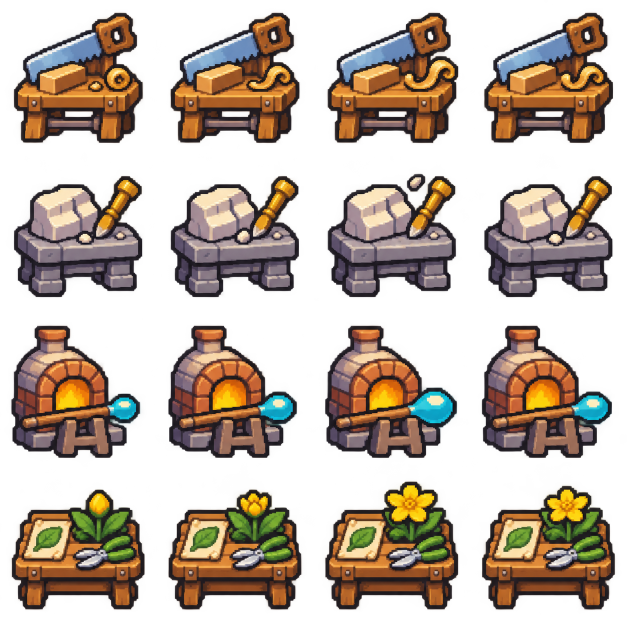
#> input picture .astra-round5/art/adventures/adventures-01.png, 1254 x 1254 px (shown at 1/2 size)
$ python -i export.py   (imports and definitions only)
#> lines starting #> are read from the running program, lines starting #| are printed output that depends on the picture; after the words box and inside, x2 and y2 are one past the last pixel; in counts of white or black regions, pixels touching at a corner belong together
"""Export the workbook's art on the GitHub runner and inspect the shipped PNG bytes."""
import base64
import hashlib
import html
import io
import json
from pathlib import Path
import re
import zipfile
from PIL import Image, ImageDraw, ImageFilter, ImageFont


ROOT = Path(__file__).resolve().parent
REPO = ROOT.parent
OUT = REPO / ".astra-output"
SIZE = 32
PLAY = [0, 1, 2, 3, 2, 1]
# [1 line that did not run here, left out]
# Lift only these dark subjects' midtones on the navy quest-book background.
CONTRAST_GAMMA = {
    '56bde069e49cedf1.png': 0.66,  # Zekrom
    '3b9b9e87d4f40ae2.png': 0.75,  # Soulstalker
    '24ab05c1536fa9a7.png': 0.70,  # Shadow and Gloam
    '0d173e474e34977a.png': 0.75,  # Bramblethorn
}


def check(ok, message):
    if not ok:
        raise ValueError(message)


def binary_mask(image):
    return image.getchannel("A").point(lambda a: 255 if a >= 128 else 0).filter(ImageFilter.MedianFilter(3))


# [15 lines left out: function split_axis, not called in this run]


def read_atlas(path, columns=4, row_count=4):
#> called with path = 'art/adventures/adventures-01.png', columns = 4, row_count = 4
    sheet = Image.open(path).convert("RGBA")
#> sheet is the input picture: PIL image 1254x1254 RGBA; mean R, G, B, A 62.7, 48.6, 36.4, 119.1
    mask = binary_mask(sheet)
#> in binary_mask, `return image.getchannel("A").point(lambda a: 255 if a >= 128 else 0).f..`:
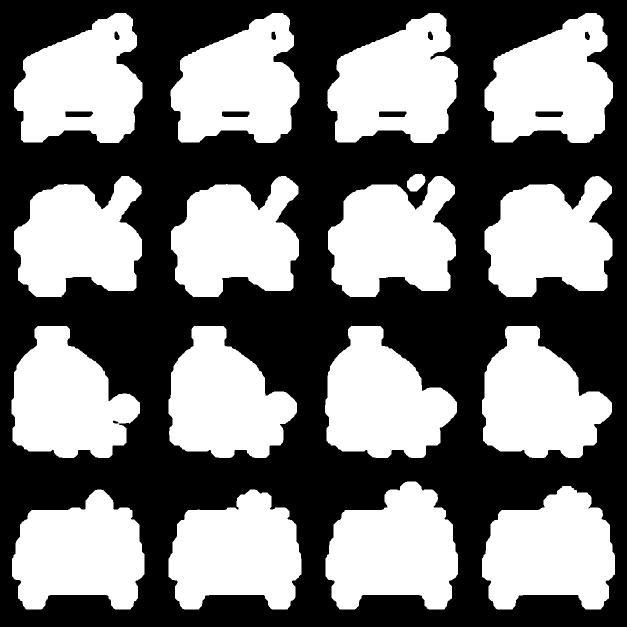
#> returned value: PIL image 1254x1254 L (shown at 1/2 size); 47.2% white; 17 white regions, largest, box (x1, y1, x2, y2) and area: (651, 963, 916, 1219) 49082, (964, 972, 1230, 1219) 47981, (655, 26, 916, 286) 47661
#> (the run stopped early here; a loop or call above may not have finished)

$ run again, on .astra-round5/art/armory/armory-03.png
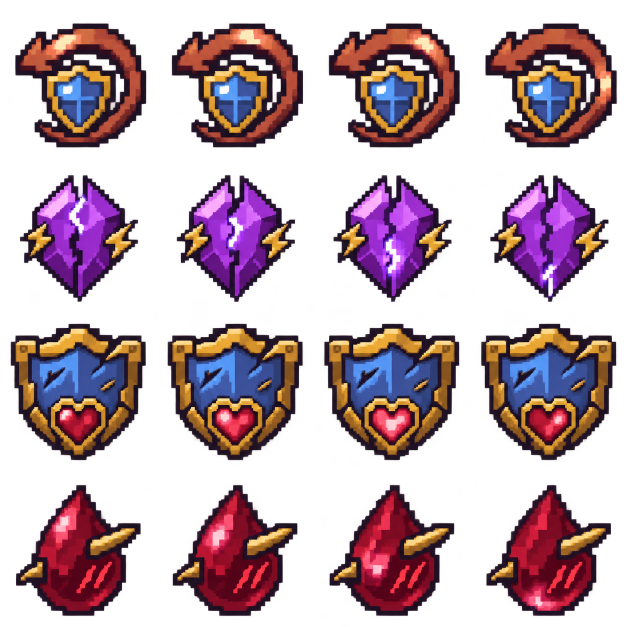
#> input picture .astra-round5/art/armory/armory-03.png, 1254 x 1254 px (shown at 1/2 size)
#> in read_atlas, sheet is the input picture: PIL image 1254x1254 RGBA; mean R, G, B, A 50.6, 26.8, 35.8, 109.8
#> in binary_mask, `return image.getchannel("A").point(lambda a: 255 if a >= 128 else 0).f..`:
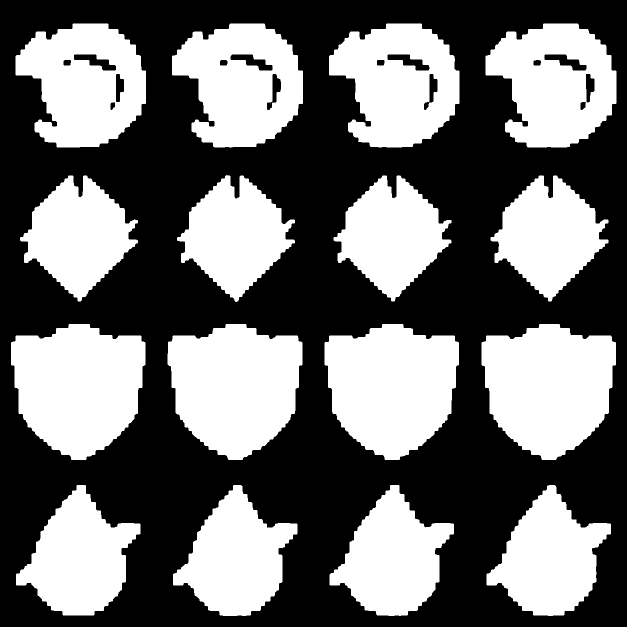
#> returned value: PIL image 1254x1254 L (shown at 1/2 size); 43.5% white; 16 white regions, largest, box (x1, y1, x2, y2) and area: (335, 648, 605, 920) 54881, (22, 648, 291, 920) 54846, (649, 648, 918, 920) 54840
